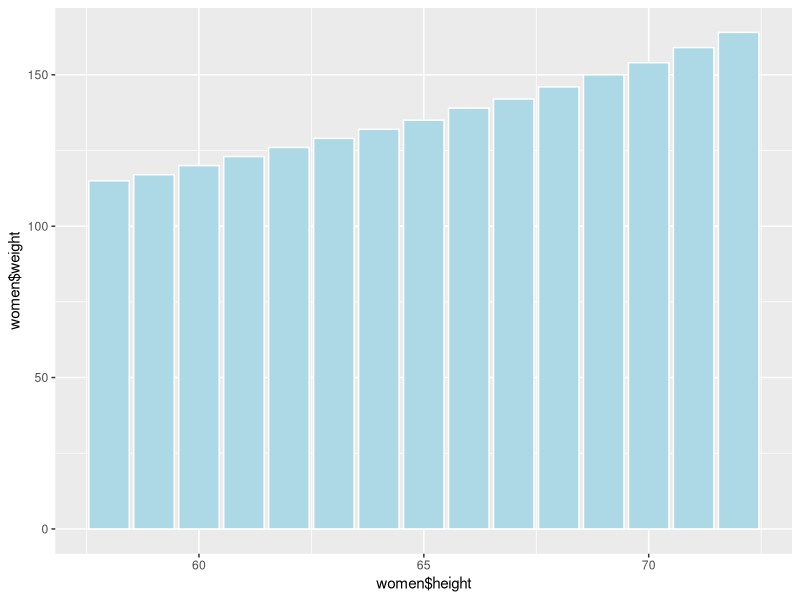
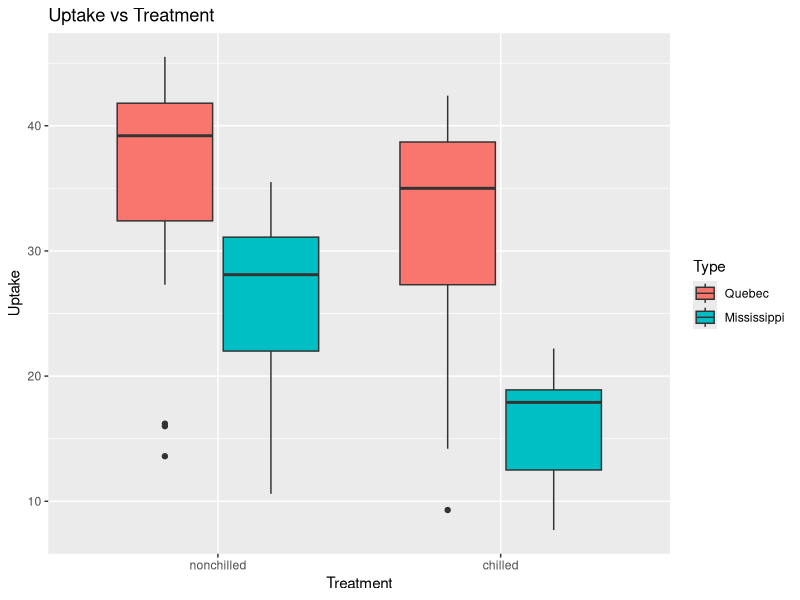
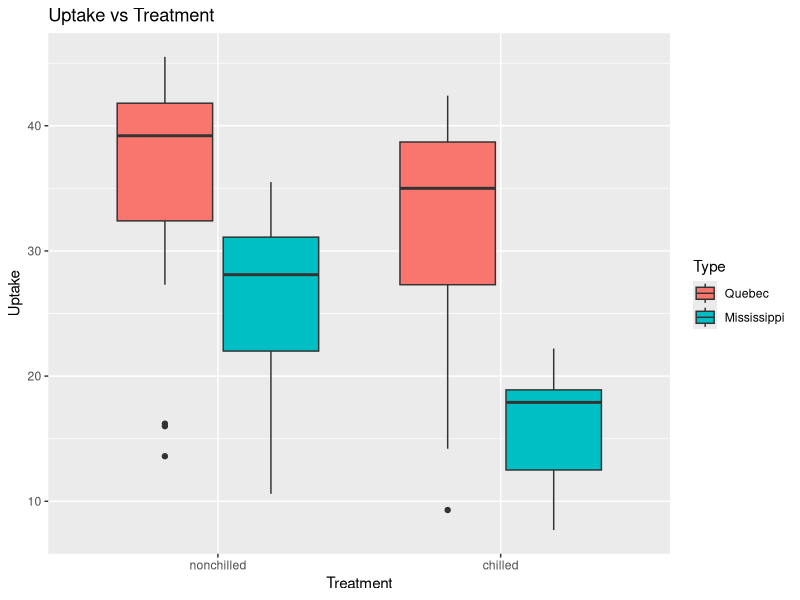
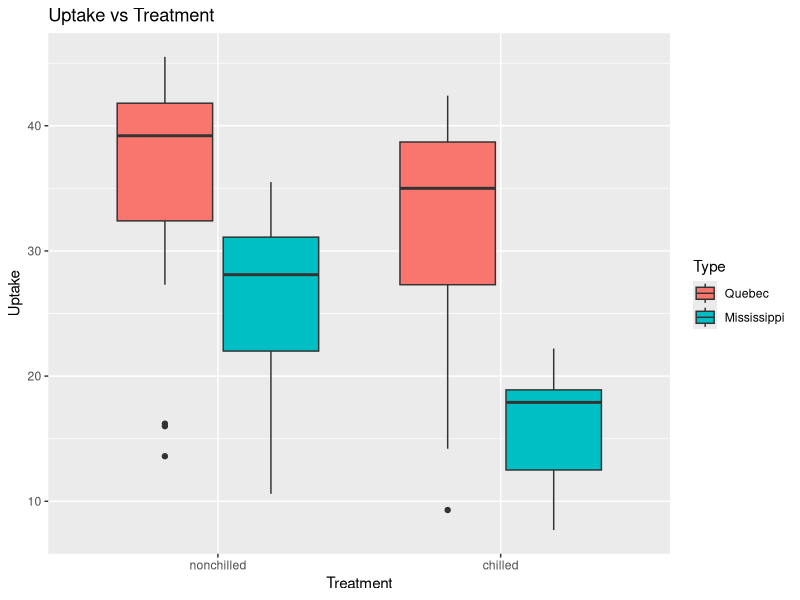
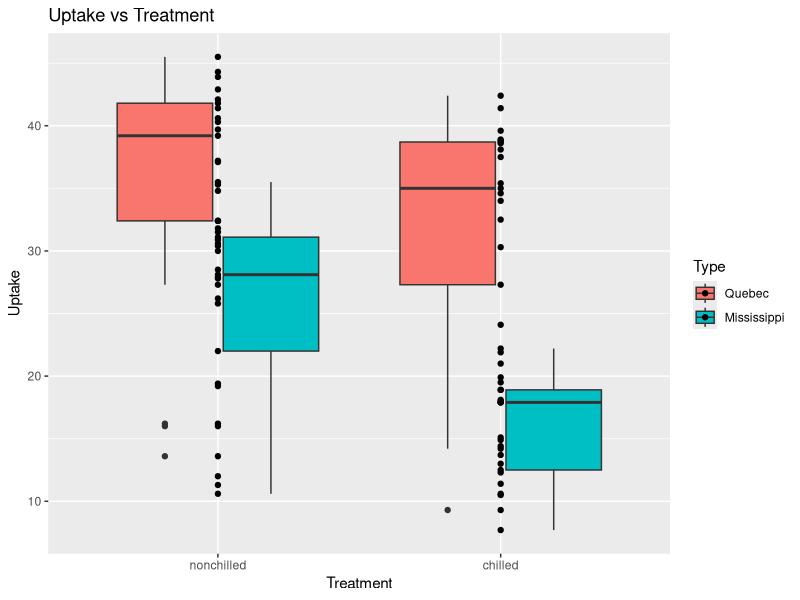
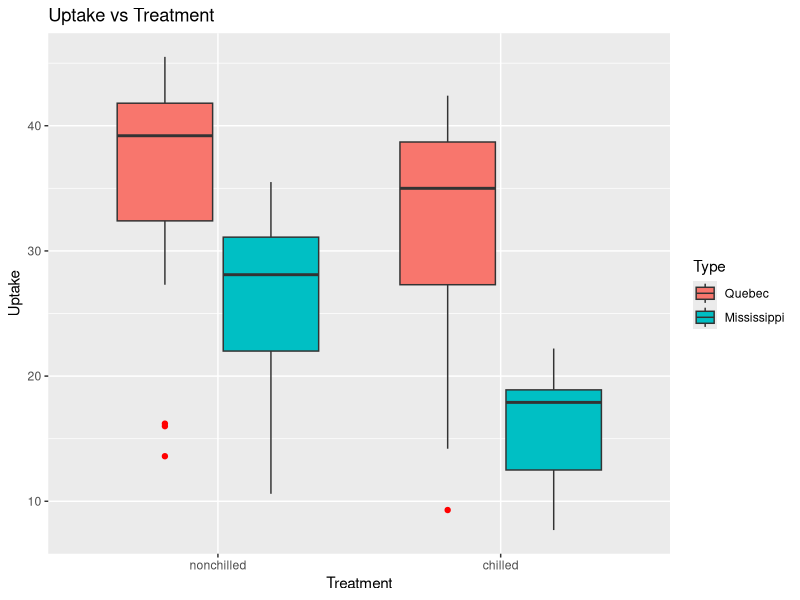
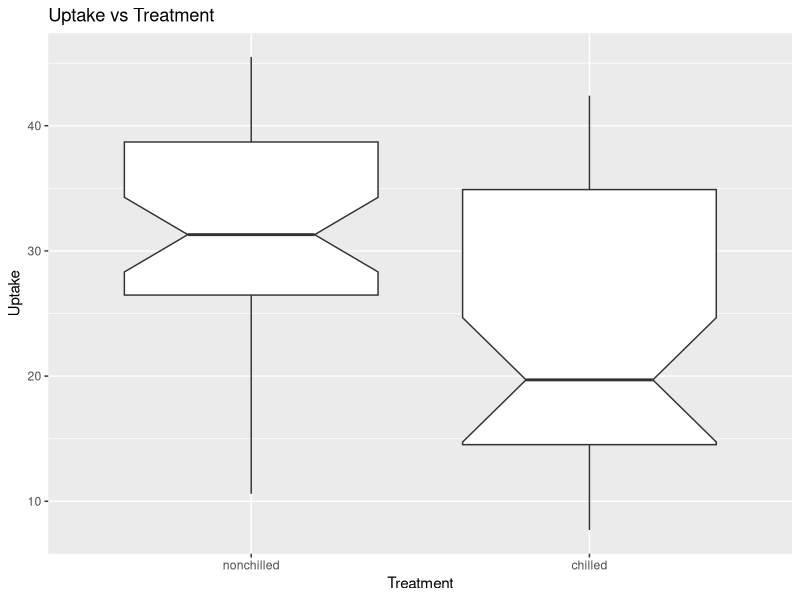
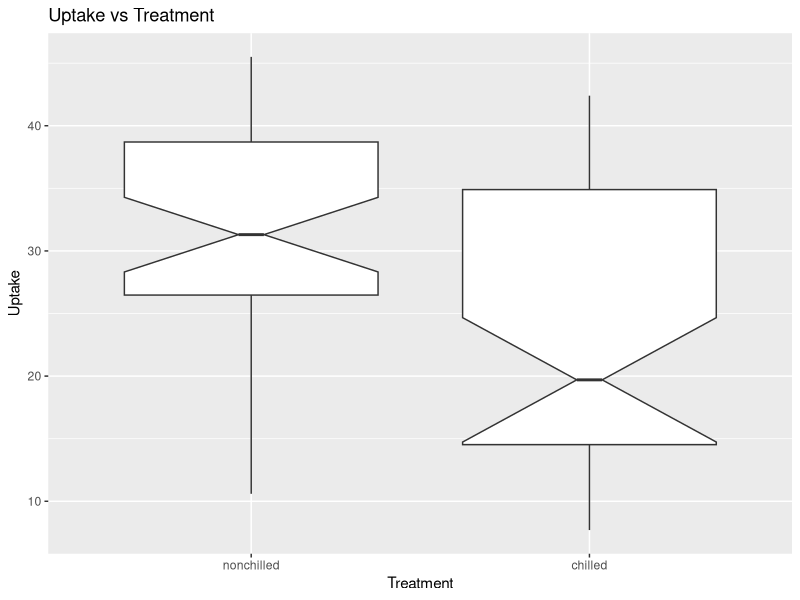

Reproduce these figures in R, in order.
## ---- chunk 1
knitr::opts_chunk$set(echo = TRUE)
## ---- chunk 2
df <- data.frame(women$height, women$weight)
df
library(ggplot2)
p <- ggplot(data=df,aes(x=women$height, y=women$weight, fill=supp)) + 
  geom_bar(stat="identity", color="white", fill="lightblue")
p
## ---- chunk 3
library(lattice)
library(ggplot2)
library(tidyr)
data("CO2")
ggplot(CO2, aes(x = Treatment, y = uptake, fill=Type)) + geom_boxplot()+xlab("Treatment")+ylab("Uptake")+ggtitle("Uptake vs Treatment")
## ---- chunk 4
data("CO2")
ggplot(CO2, mapping=aes(x = Treatment, y = uptake, fill=Type)) + geom_boxplot()+xlab("Treatment")+ylab("Uptake")+ggtitle("Uptake vs Treatment")#mapping=aes
## ---- chunk 5
data("CO2")
ggplot(data=CO2, aes(x = Treatment, y = uptake, fill=Type)) + geom_boxplot()+xlab("Treatment")+ylab("Uptake")+ggtitle("Uptake vs Treatment")#data=CO2
## ---- chunk 6
data("CO2")
ggplot(CO2, aes(x = Treatment, y = uptake, fill=Type)) + geom_boxplot()+xlab("Treatment")+ylab("Uptake")+ggtitle("Uptake vs Treatment")+geom_point(position=)
## ---- chunk 7
data("CO2")
ggplot(CO2, aes(x = Treatment, y = uptake, fill=Type)) + geom_boxplot(outlier.color=("red"))+xlab("Treatment")+ylab("Uptake")+ggtitle("Uptake vs Treatment")#outlier.color=("red")
## ---- chunk 8
data("CO2")
ggplot(CO2, aes(x = Treatment, y = uptake)) + geom_boxplot(notch=TRUE)+xlab("Treatment")+ylab("Uptake")+ggtitle("Uptake vs Treatment")#geom_boxplot(notch=TRUE)
## ---- chunk 9
data("CO2")
ggplot(CO2, aes(x = Treatment, y = uptake)) + geom_boxplot(notch=TRUE,notchwidth=0.1)+xlab("Treatment")+ylab("Uptake")+ggtitle("Uptake vs Treatment")#notchwidth=0.1
## ---- chunk 10
data("CO2")
ggplot(CO2, aes(x = Treatment, y = uptake)) + geom_boxplot(varwidth=TRUE)+xlab("Treatment")+ylab("Uptake")+ggtitle("Uptake vs Treatment")#vardiwth=TRUE
## ---- chunk 11
data("CO2")
ggplot(CO2, aes(x = Treatment, y = uptake, fill=Type)) + geom_boxplot(na.rm=TRUE)+xlab("Treatment")+ylab("Uptake")+ggtitle("Uptake vs Treatment")#na.r=TRUE. No NA so doesn't do anything
## ---- chunk 12
data("CO2")
ggplot(CO2, aes(x = Treatment, y = uptake, fill=Type)) + geom_boxplot()+xlab("Treatment")+ylab("Uptake")+ggtitle("Uptake vs Treatment")+geom_line(orientation="x")#geom_line(orientation="x")
## ---- chunk 13
data("CO2")
ggplot(CO2, aes(x = Treatment, y = uptake, fill=Type)) + geom_boxplot(show.legend=FALSE)+xlab("Treatment")+ylab("Uptake")+ggtitle("Uptake vs Treatment")#show.legend=FALSE
## ---- chunk 14
data("CO2")
ggplot(CO2, aes(x = Treatment, y = uptake, fill=Type,inherit.aes=FALSE)) + geom_boxplot()+xlab("Treatment")+ylab("Uptake")+ggtitle("Uptake vs Treatment")
## ---- chunk 15
data("CO2")
ggplot(CO2, aes(x = Treatment, y = uptake, fill=Type)) + geom_boxplot(coef=5)+xlab("Treatment")+ylab("Uptake")+ggtitle("Uptake vs Treatment")
## ---- chunk 16
data(Orange)

library(ggplot2)

Orange$age = as.numeric(Orange$age)
# numeric data here
Orange$circumference = as.numeric(Orange$circumference)
# numeric data here
Orange$Tree = factor(Orange$Tree, levels = c("1","2","3","4","5"))
# factor the categorical data

p = ggplot(Orange, aes(Tree, circumference))+
  geom_violin(aes(fill = Tree))+
  geom_boxplot(width = .1)+
  labs(title = "Orange Trees")
p
